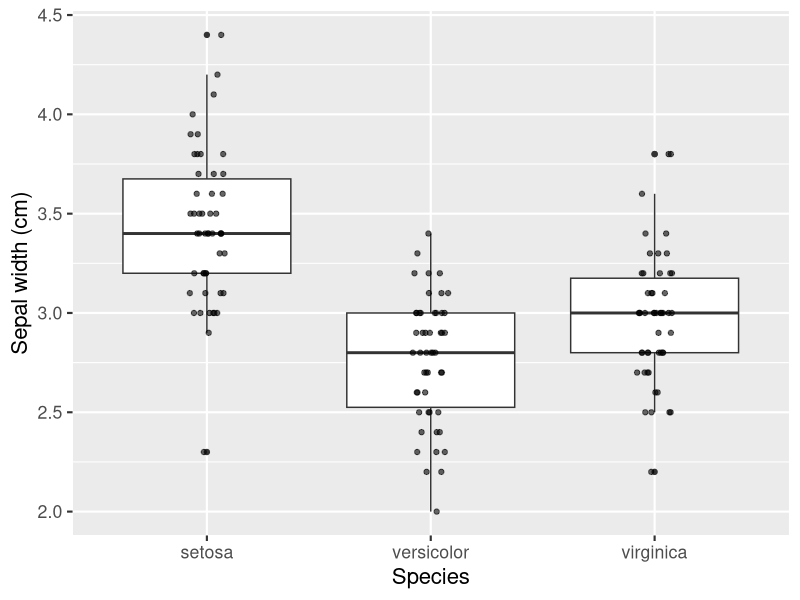
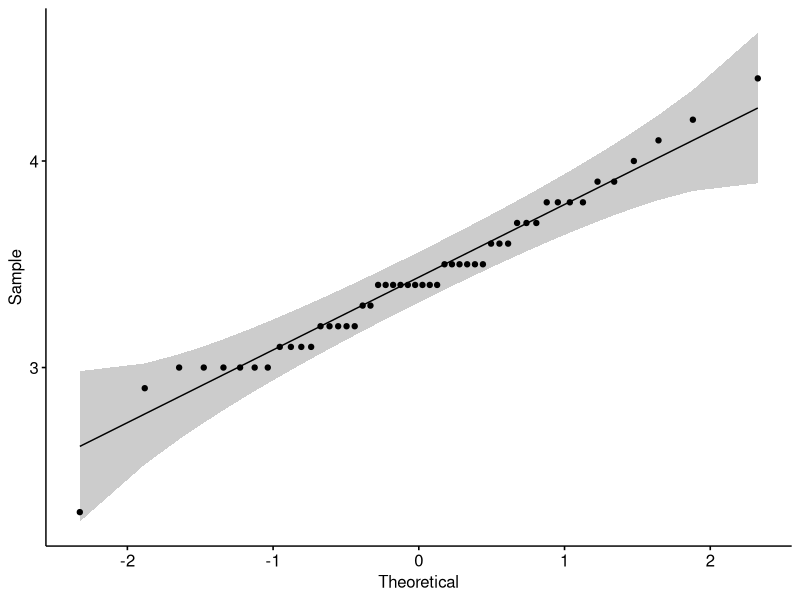
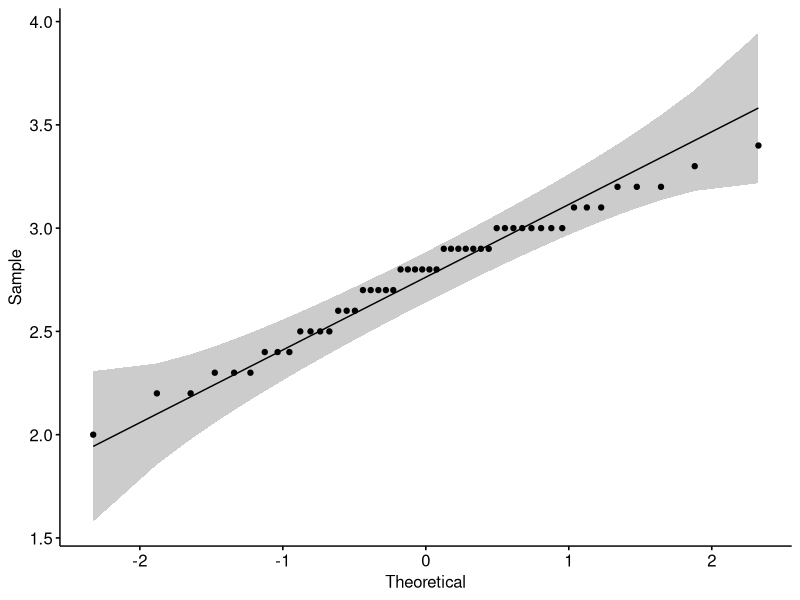
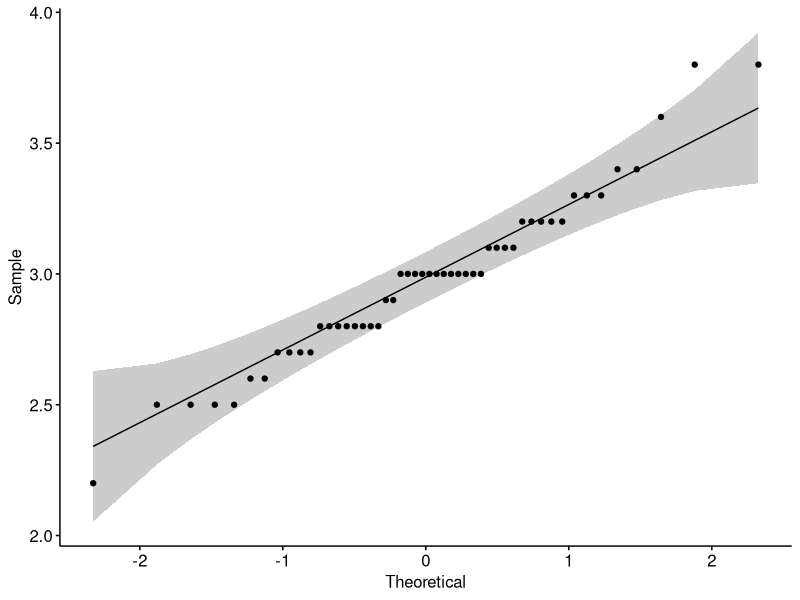
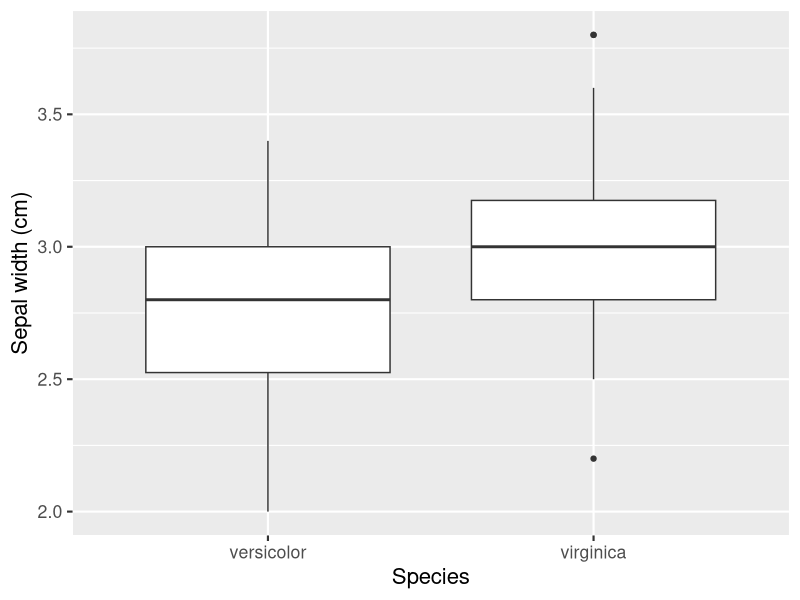
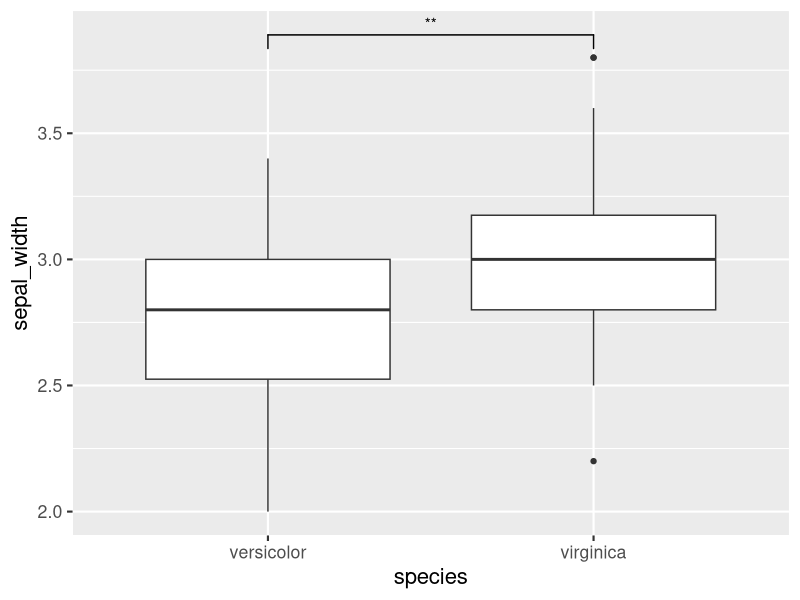
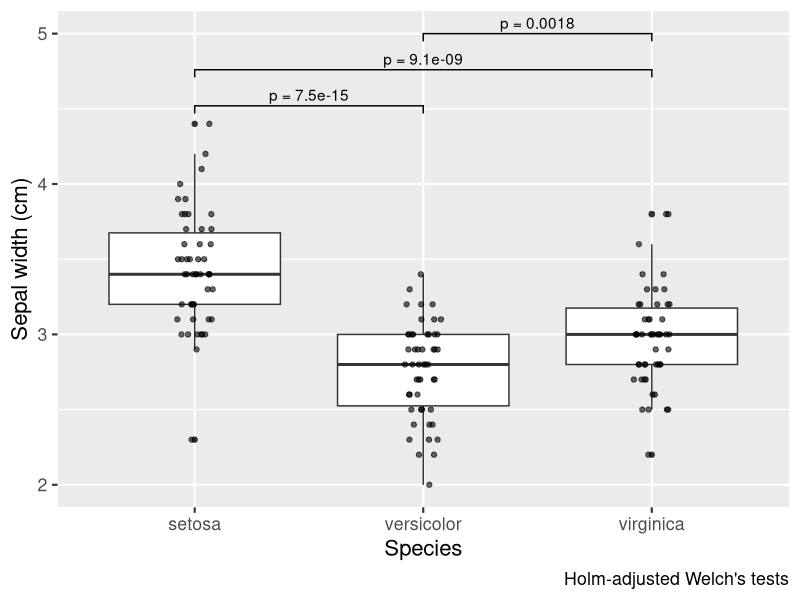
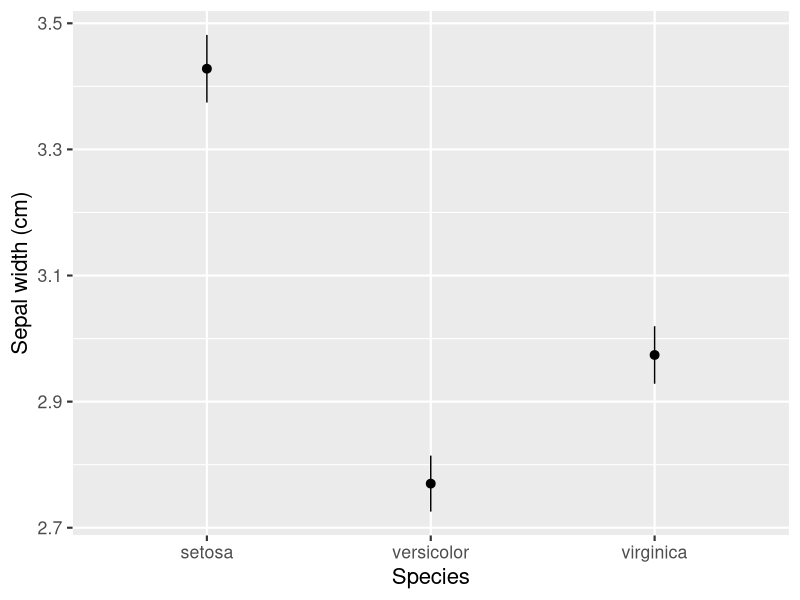

Write R code to recreate these figures, in order.
## ---- chunk 1
#| label: setup
#| include: false
#| cache: false
library(dplyr)
library(ggplot2)
library(tidyr)
theme_set(theme_grey(base_size = 16))
options(scipen = 0)
## ---- chunk 2
#| flourish:
#|   - target: "as_tibble"
flowers <- as_tibble(iris) |>
  select(sepal_width = Sepal.Width, species = Species)
flowers
## ---- chunk 3
flowers |>
  group_by(species) |>
  summarize(
    n = n(),
    mean = mean(sepal_width),
    sd = sd(sepal_width)
  )
## ---- chunk 4
#| fig-height: 5.5
#| code-fold: true
#| code-summary: "Code for the boxplot"
iris_boxplot <- ggplot(
  flowers,
  aes(x = species, y = sepal_width)
) +
  geom_boxplot() +
  geom_point(
    position = position_jitter(width = 0.08, height = 0, seed = 123),
    alpha = 0.6
  ) +
  labs(x = "Species", y = "Sepal width (cm)")
iris_boxplot
## ---- chunk 5
setosa <- filter(flowers, species == "setosa")$sepal_width
versicolor <- filter(flowers, species == "versicolor")$sepal_width
virginica <- filter(flowers, species == "virginica")$sepal_width
## ---- chunk 6
versicolor
## ---- chunk 7
shapiro.test(versicolor)
shapiro.test(setosa)
shapiro.test(virginica)
## ---- chunk 8
#| fig-width: 4
#| fig-height: 4
ggpubr::ggqqplot(setosa)
## ---- chunk 9
#| fig-width: 4
#| fig-height: 4
ggpubr::ggqqplot(versicolor)
## ---- chunk 10
#| fig-width: 4
#| fig-height: 4
ggpubr::ggqqplot(virginica)
## ---- chunk 11
t.test(versicolor, virginica)
## ---- chunk 12
wilcox.test(versicolor, virginica)
## ---- chunk 13
sleep_paired <- sleep |>
  pivot_wider(
    names_from = group,
    names_prefix = "drug_",
    values_from = extra
  )
sleep_paired
## ---- chunk 14
#| flourish:
#|   - target: "paired = TRUE"
t.test(
  sleep_paired$drug_1,
  sleep_paired$drug_2,
  paired = TRUE
)
## ---- chunk 15
#| output-location: column
#| fig-height: 5.5
flowers_two_species <- filter(
  flowers,
  species %in% c("versicolor", "virginica")
)

ggplot(
  flowers_two_species,
  aes(x = species, y = sepal_width)
) +
  geom_boxplot() +
  labs(
    x = "Species",
    y = "Sepal width (cm)"
  )
## ---- chunk 16
#| output-location: column
#| fig-height: 5.5
#| flourish:
#|   - target: "geom_signif("
#|   - target: 'test = "t.test",'
#|   - target: "map_signif_level = TRUE"
# install.packages("ggsignif")
library(ggsignif)

ggplot(
  flowers_two_species,
  aes(x = species, y = sepal_width)
) +
  geom_boxplot() +
  geom_signif(
    comparisons = list(
      c("versicolor", "virginica")
    ),
    test = "t.test",
    map_signif_level = TRUE
  )
## ---- chunk 17
#| flourish:
#|   - target: "pool.sd = FALSE"
pairwise_results <- pairwise.t.test(
  flowers$sepal_width,
  flowers$species,
  pool.sd = FALSE
)
pairwise_results
## ---- chunk 18
p <- pairwise_results$p.value

comparisons <- list(
  c("setosa", "versicolor"),
  c("setosa", "virginica"),
  c("versicolor", "virginica")
)

adjusted_p <- c(
  p["versicolor", "setosa"], # setosa vs. versicolor
  p["virginica", "setosa"], # setosa vs. virginica
  p["virginica", "versicolor"] # versicolor vs. virginica
)

p_labels <- paste("p =", format.pval(adjusted_p, digits = 2))
p_labels
## ---- chunk 19
#| output-location: column
#| fig-height: 5.5
#| flourish:
#|   - target: "annotations = p_labels,"
#|   - target: "step_increase = 0.1,"
test_annotations <- geom_signif(
  comparisons = comparisons,
  annotations = p_labels,
  step_increase = 0.1,
  tip_length = 0.02
)

iris_boxplot +
  test_annotations +
  labs(
    caption = "Holm-adjusted Welch's tests"
  )
## ---- chunk 20
#| output-location: column
#| fig-height: 5.5
#| flourish:
#|   - target: "stat_summary()"
ggplot(
  flowers,
  aes(x = species, y = sepal_width)
) +
  stat_summary() +
  labs(
    x = "Species",
    y = "Sepal width (cm)"
  )
## ---- chunk 21
#| output-location: column
#| fig-height: 5.5
ggplot(
  flowers,
  aes(x = species, y = sepal_width)
) +
  stat_summary(
    fun.data = mean_se,
    geom = "errorbar",
    width = 0.15
  ) +
  stat_summary(
    fun = mean,
    geom = "point",
    color = "#28a87d",
    size = 4
  )
## ---- chunk 22
#| output-location: column
#| fig-height: 5.5
#| flourish:
#|   - target: 'geom = "bar",'
iris_bars <- ggplot(
  flowers,
  aes(x = species, y = sepal_width)
) +
  stat_summary(
    fun = mean,
    geom = "bar",
    fill = "#28a87d",
    width = 0.65
  ) +
  stat_summary(
    fun.data = mean_se,
    geom = "errorbar",
    width = 0.15
  ) +
  labs(x = "Species", y = "Sepal width (cm)")
iris_bars
## ---- chunk 23
#| fig-width: 8
#| fig-height: 4.5
#| flourish:
#|   - target: "test_annotations"
iris_bars +
  test_annotations +
  labs(caption = "Mean ± SE; Holm-adjusted Welch's tests")
